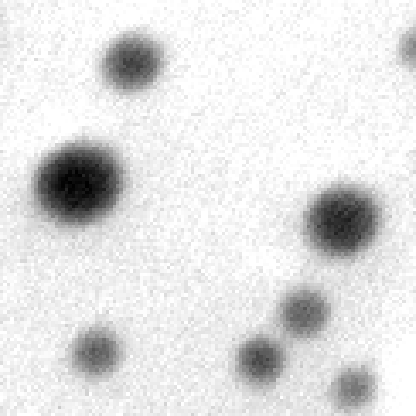
#> input picture Week_04/assignments/raw_data/11500X01.png, 416 x 416 px; its folder holds only this picture in this run
$ jupyter execute --allow-errors assignment_04_combined.ipynb   (older library calls are emulated)
#> lines starting #> are read from the running program, lines starting #| are printed output that depends on the picture; after the words box and inside, x2 and y2 are one past the last pixel; in counts of white or black regions, pixels touching at a corner belong together
<a href="https://colab.research.google.com/github/NU-MSE-LECTURES/465-WINTER2026/blob/main/Week_04/assignments/assignment_04_combined.ipynb" target="_parent"></a>

# MAT_SCI 465: Advanced Electron Microscopy & Diffraction
## Week 03 & 04 Combined Assignment
**Classical, ML, and Deep Learning Approaches to Microscopy Analysis**

**Dataset:** DOPAD (Dataset Of nanoPArticle Detection) - TEM nanoparticle images for detection and classification
**Dataset Source:** https://dopad.github.io/

## Objective
Compare classical computer vision, machine learning, and deep learning approaches on the same electron microscopy dataset. Progress from traditional image processing through supervised and unsupervised learning to modern deep learning, enabling direct quantitative comparison of all methods.

## Task 1 · Classical Image Analysis Pipeline
- [ ] Apply noise reduction (Gaussian, median, or FFT filtering) and compute signal-to-noise ratio before and after using $SNR = u / igma$.
- [ ] Enhance contrast via histogram equalization or CLAHE (clip limit 0.01-0.03).
- [ ] Segment features using Otsu thresholding followed by Watershed to separate touching particles.
- [ ] Quantify morphology with `regionprops` (area, diameter, eccentricity, solidity) and export measurements to `classical_results.csv`.
- [ ] Create a four-panel figure: raw image, filtered/enhanced result, segmented labels, particle size distribution.

[cell 1]
# Task 1 setup: imports and data loading
from pathlib import Path
import numpy as np
import pandas as pd
from skimage import exposure, filters, measure, morphology, segmentation
from skimage.io import imread
from scipy import fft
import matplotlib.pyplot as plt
import os
from tqdm import tqdm
import warnings
warnings.filterwarnings('ignore')

from skimage import exposure, filters, measure, morphology, segmentation
from skimage.io import imread
from skimage.feature import canny, local_binary_pattern
from scipy import ndimage

from sklearn import metrics
from sklearn.cluster import KMeans
from sklearn.decomposition import PCA
from sklearn.ensemble import RandomForestClassifier
from sklearn.metrics import confusion_matrix, silhouette_score, f1_score, precision_score, recall_score
from sklearn.model_selection import train_test_split
from sklearn.preprocessing import StandardScaler
from sklearn.svm import SVC

import tensorflow as tf
from tensorflow import keras
from tensorflow.keras import layers, models
from tensorflow.keras.preprocessing.image import ImageDataGenerator

print('All imports successful!')
print(f'TensorFlow version: {tf.__version__}')

# DOPAD dataset: download from https://dopad.github.io/docs/download/
# After extraction, adjust IMAGE_DIR to your local path

# Use absolute path to ensure it works regardless of kernel working directory
IMAGE_DIR = Path('/Users/ginocangialosi/Documents/MSE 465/MATSCI465_GinoCangialosi/Week_04/assignments/raw_data')
notebook_dir = Path.cwd()
OUTPUT_DIR = notebook_dir
print(f"Current working directory: {os.getcwd()}")
print(f"IMAGE_DIR: {IMAGE_DIR}")
print(f"IMAGE_DIR exists: {IMAGE_DIR.exists()}")

# Example: load a TEM image from DOPAD
# For PNG/standard formats:
if IMAGE_DIR.exists():
    sample_images = sorted(list(IMAGE_DIR.glob('*.png')) + list(IMAGE_DIR.glob('*.tif')))
    if sample_images:
        raw_image = imread(str(sample_images[0]))
#> raw_image is the input picture: shape (416, 416, 4); mean R, G, B, A 224.9, 224.9, 224.9, 255
        print(f"Loaded: {sample_images[0].name}, Shape: {raw_image.shape}")
#| Loaded: 11500X01.png, Shape: (416, 416, 4)
        print(f"Total images available: {len(sample_images)}")
    else:
        print("No images found in DOPAD directory")
else:
    raw_image = None
    print("IMAGE_DIR path not found. Please download DOPAD dataset and update path.")

image_files = sorted(list(IMAGE_DIR.glob('*.png')))
# Load sample image for classical analysis
raw_image = imread(str(image_files[0]))

# Convert RGBA to grayscale if needed
if len(raw_image.shape) == 3:
    raw_image = raw_image[:, :, 0] if raw_image.shape[2] >= 3 else np.mean(raw_image, axis=2)
#> raw_image: shape (416, 416)

# Normalize to [0, 1]
raw_image = raw_image.astype(np.float32) / 255.0

print(f"Loaded image from: {image_files[0].name}")
print(f"Image shape: {raw_image.shape}")
#| Image shape: (416, 416)
print(f"Image dtype: {raw_image.dtype}")
#| Image dtype: float32
print(f"Image min/max: {raw_image.min():.4f} / {raw_image.max():.4f}")
#| Image min/max: 0.0000 / 1.0000

[cell 2]
# Task 1 processing: filtering, enhancement, segmentation, quantification
# HINTS for Task 1:
# 1. Filtering: Use filters.median() or filters.gaussian() from skimage.filters
def compute_snr(image: np.ndarray) -> float:
    signal = np.mean(image)
#> signal = 0.882
    noise = np.std(image)
#> noise = 0.182
    return float(signal / noise) if noise else np.inf

#    Compare SNR before and after filtering to see improvement
# Compute SNR before filtering
snr_before = compute_snr(raw_image)
#> snr_before = 4.85
print(f"SNR before filtering: {snr_before:.4f}")
#| SNR before filtering: 4.8529
# Apply Gaussian filtering
filtered_gaussian = filters.gaussian(raw_image, sigma=1.0)
snr_gaussian = compute_snr(filtered_gaussian)
#> snr_gaussian = 4.9

# Apply median filtering
filtered_median = filters.median(raw_image, footprint=morphology.disk(3))
snr_median = compute_snr(filtered_median)
#> snr_median = 4.89

# Apply Gaussian blur for edge-preserving effect
filtered_bilateral = filters.gaussian(raw_image, sigma=0.5)
snr_bilateral = compute_snr(filtered_bilateral)
#> snr_bilateral = 4.87

print(f"SNR after Gaussian filtering: {snr_gaussian:.4f}")
#| SNR after Gaussian filtering: 4.8994
print(f"SNR after Median filtering: {snr_median:.4f}")
#| SNR after Median filtering: 4.8865
print(f"SNR after Light Gaussian filtering: {snr_bilateral:.4f}")
#| SNR after Light Gaussian filtering: 4.8707

# Use median for best edge preservation
filtered_image = filtered_median

# 2. Enhancement: Use exposure.equalize_adapthist() with clip_limit around 0.025
# Task 1: Contrast Enhancement
enhanced_clahe = exposure.equalize_adapthist(filtered_image, clip_limit=0.025)
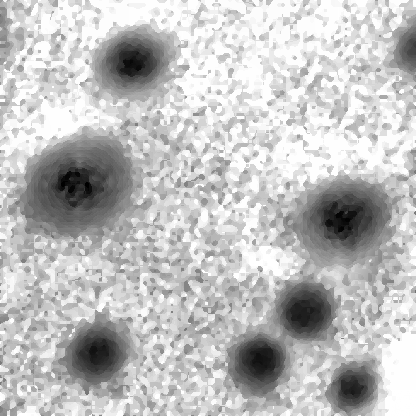
#> enhanced_clahe: shape (416, 416) float32; min 0, max 1, mean 0.751
enhanced_image = enhanced_clahe
print(f"Enhanced image range: [{enhanced_image.min():.3f}, {enhanced_image.max():.3f}]")
#| Enhanced image range: [0.000, 1.000]
#    This will increase contrast without oversaturation


# 3. Segmentation: After Otsu thresholding, use scipy.ndimage.distance_transform_edt()
# Task 1: Segmentation (Otsu + Watershed)
threshold = filters.threshold_otsu(enhanced_image)
#> threshold = 0.639
binary = enhanced_image > threshold
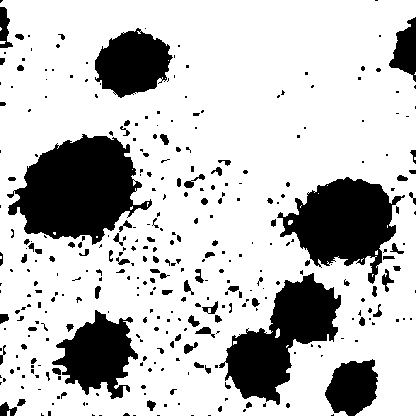
#> binary: shape (416, 416) bool; 76.2% white; 346 black regions (250 under 20 px), largest, box (x1, y1, x2, y2) and area: (7, 134, 152, 245) 9757, (277, 177, 405, 284) 7214, (219, 273, 341, 405) 7147

binary = morphology.remove_small_objects(binary, min_size=10)
#> binary: shape (416, 416) bool; 76.2% white; 346 black regions (250 under 20 px), largest, box (x1, y1, x2, y2) and area: (7, 134, 152, 245) 9792, (277, 177, 405, 284) 7242, (219, 273, 341, 405) 7154
binary = morphology.remove_small_holes(binary, area_threshold=10)
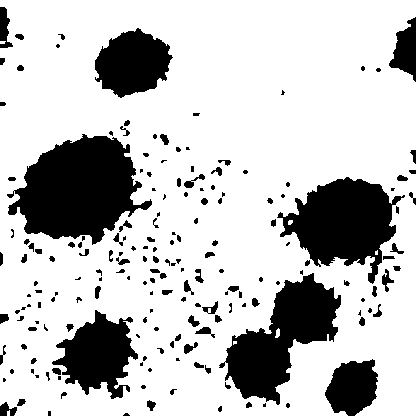
#> binary: shape (416, 416) bool; 76.7% white; 185 black regions (90 under 20 px), largest, box (x1, y1, x2, y2) and area: (7, 134, 152, 245) 9789, (277, 177, 405, 284) 7239, (219, 273, 341, 405) 7151

# Distance transform for watershed
distance = ndimage.distance_transform_edt(binary)
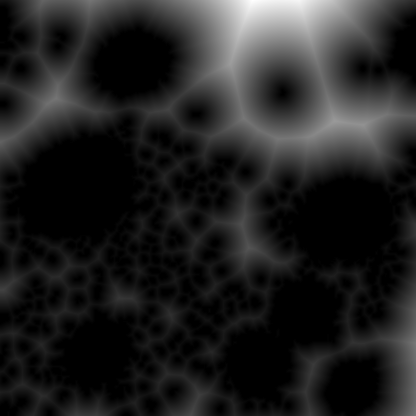
#> distance: shape (416, 416) float64; min 0, max 94.87, mean 12.7; drawn with min black and max white
#    to find marker positions for Watershed
# Find peaks for watershed markers
coords = ndimage.label(binary)[0]
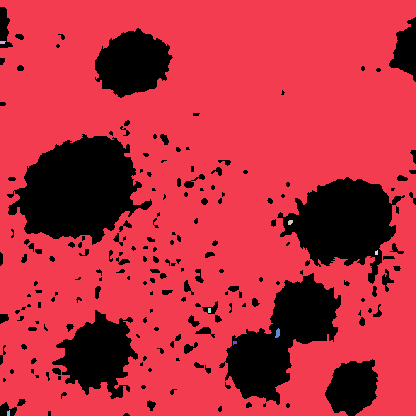
#> coords: shape (416, 416) int32; 9 distinct labels, from 0 to 8; one colour per label, 0 black
local_maxima = morphology.local_maxima(distance, indices=False)
#> local_maxima: shape (416, 416) bool; 0.28% white in thin lines or dots
markers, _ = ndimage.label(local_maxima)
#> markers: shape (416, 416) int32; 392 distinct labels, from 0 to 391

# Apply watershed
labels = segmentation.watershed(-distance, markers=markers, mask=binary)
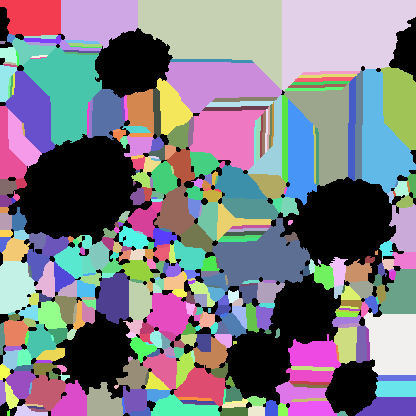
#> labels: shape (416, 416) int32; 392 distinct labels, from 0 to 391; one colour per label, 0 black

print(f"Otsu threshold: {threshold:.4f}")
#| Otsu threshold: 0.6387
print(f"Number of particles detected: {labels.max()}")
#| Number of particles detected: 391

# 4. Regionprops: Pass intensity_image parameter to get min/max/mean intensity
# Task 1: Morphological Analysis
regions = measure.regionprops(labels, intensity_image=enhanced_image)
#> regions = 391 regions; largest, box (x1, y1, x2, y2) and area: (282, 0, 416, 91) 8712, (138, 0, 282, 90) 8318, (23, 47, 102, 146) 4386, (165, 62, 282, 113) 3844, (212, 218, 311, 287) 3786

# Build measurements dataframe
measurements_list = []
for region in regions:
    measurements_list.append({
        'label': region.label,
        'area': region.area,
        'perimeter': region.perimeter,
        'eccentricity': region.eccentricity,
        'solidity': region.solidity,
        'equivalent_diameter': region.equivalent_diameter,
        'centroid_x': region.centroid[1],
        'centroid_y': region.centroid[0],
        'min_intensity': region.min_intensity,
        'max_intensity': region.max_intensity,
        'mean_intensity': region.mean_intensity
    })
#> after the loop, measurements_list = 391 items

measurements = pd.DataFrame(measurements_list)
#> measurements = table of 391 rows and 11 columns
print(f"Total particles: {len(measurements)}")
#| Total particles: 391
print(measurements.describe())
#> (printed output is left out)
#    Example: measure.regionprops(labels, intensity_image=enhanced_image)


# 5. Export: Use pd.DataFrame.to_csv() to save measurements
#measurements.to_csv('classical_results.csv', index=False)

# Filtering hint: Try median filter for salt-and-pepper noise
# filtered_image = filters.median(raw_image, footprint=morphology.disk(3))
#filtered_image = None

# Enhancement hint: CLAHE improves local contrast
# enhanced_image = exposure.equalize_adapthist(filtered_image, clip_limit=0.025)
#enhanced_image = None

# Segmentation hint: Use Otsu's threshold followed by watershed
# threshold = filters.threshold_otsu(enhanced_image)
# binary = enhanced_image > threshold
# Then use distance transform + watershed to separate particles
#labels = None

# Morphology hint: Extract area, perimeter, eccentricity, solidity, equivalent_diameter
# Store in a DataFrame, then save with measurements.to_csv()
#measurements = pd.DataFrame()
#measurements.to_csv('classical_results.csv', index=False)

# Visualization hint: Create 2x2 subplot figure with:
# [Raw image] [Enhanced/Filtered]
# [Segmented labels] [Size distribution histogram]
# Use imshow() for images and hist() for distribution
import matplotlib.pyplot as plt
from matplotlib.gridspec import GridSpec
# Task 1: Visualization - Four-Panel Figure
fig = plt.figure(figsize=(14, 12))
gs = GridSpec(2, 2, figure=fig, hspace=0.3, wspace=0.3)

# Panel 1: Raw Image
ax1 = fig.add_subplot(gs[0, 0])
im1 = ax1.imshow(raw_image, cmap='gray')
ax1.set_title('1. Raw Image', fontsize=12, fontweight='bold')
ax1.set_xlabel('Pixels')
ax1.set_ylabel('Pixels')
plt.colorbar(im1, ax=ax1, label='Intensity')

# Panel 2: Filtered and Enhanced
ax2 = fig.add_subplot(gs[0, 1])
im2 = ax2.imshow(enhanced_image, cmap='gray')
ax2.set_title('2. Filtered & Enhanced (CLAHE)', fontsize=12, fontweight='bold')
ax2.set_xlabel('Pixels')
ax2.set_ylabel('Pixels')
plt.colorbar(im2, ax=ax2, label='Intensity')

# Panel 3: Segmented Labels
ax3 = fig.add_subplot(gs[1, 0])
im3 = ax3.imshow(labels, cmap='nipy_spectral')
ax3.set_title(f'3. Segmented Particles (n={labels.max()})', fontsize=12, fontweight='bold')
ax3.set_xlabel('Pixels')
ax3.set_ylabel('Pixels')
plt.colorbar(im3, ax=ax3, label='Particle ID')

# Panel 4: Particle Size Distribution
ax4 = fig.add_subplot(gs[1, 1])
ax4.hist(measurements['equivalent_diameter'], bins=30, color='steelblue', edgecolor='black', alpha=0.7)
ax4.set_xlabel('Equivalent Diameter (pixels)', fontsize=11)
ax4.set_ylabel('Frequency', fontsize=11)
ax4.set_title('4. Particle Size Distribution', fontsize=12, fontweight='bold')
ax4.grid(alpha=0.3)

plt.suptitle('Task 1: Classical Image Analysis Pipeline', fontsize=14, fontweight='bold', y=0.995)
plt.savefig(OUTPUT_DIR / 'classical_pipeline_figure.png', dpi=150, bbox_inches='tight')
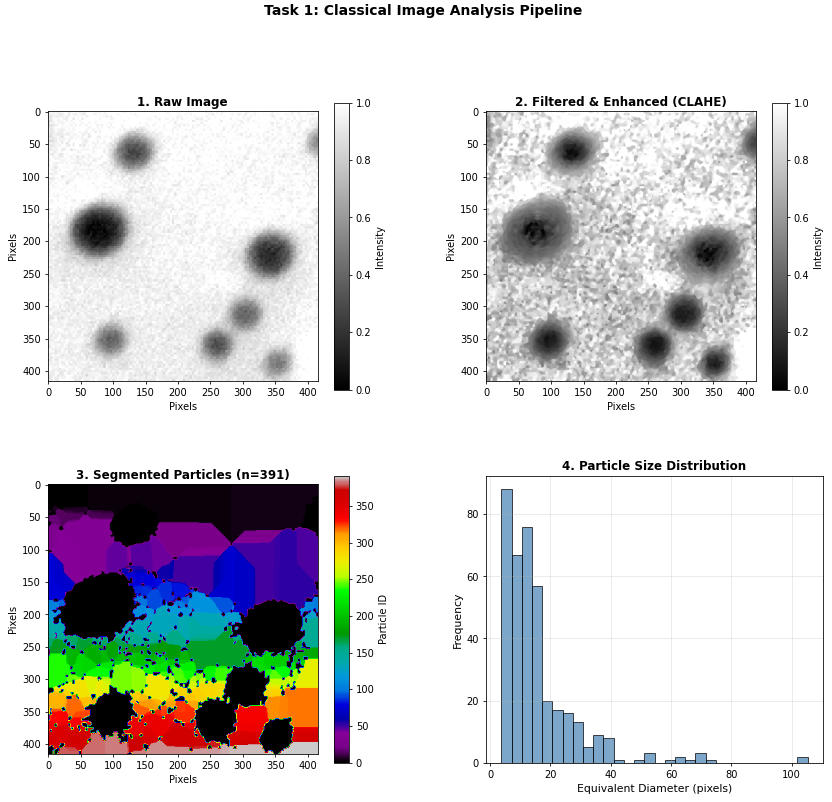
#> figure drawn by matplotlib, 7 panels; panel 7: tallest bar 88 high, from x = 3.74 to 7.13
print("Saved: classical_pipeline_figure.png")
plt.show()

# Export classical results
measurements.to_csv(OUTPUT_DIR / 'classical_results.csv', index=False)
print(f"Exported classical results to classical_results.csv")

## Task 2 · Machine Learning Approaches
- [ ] Extract hand-crafted features: edges (Canny or Sobel), blobs (LoG), textures (LBP or GLCM) to build a feature matrix with at least 10 descriptors per region.
- [ ] Perform feature selection using Random Forest importance or correlation analysis; retain the top 5-7 discriminative features.
- [ ] Supervised: label data into two or more classes (≥50 samples), train SVM and Random Forest, then report precision, recall, F1-score, and confusion matrices.
- [ ] Unsupervised: run k-Means (k ∈ {3, 5, 7}) and visualize using PCA or t-SNE; compute silhouette scores.
- [ ] Compare ML outputs with classical segmentation regarding particle counts, accuracy, and runtime; export to `ml_results.csv`.

[cell 3]
# Task 2: feature extraction and ML pipelines
from skimage.feature import canny, local_binary_pattern
from sklearn import metrics
from sklearn.cluster import KMeans
from sklearn.decomposition import PCA
from sklearn.ensemble import RandomForestClassifier
from sklearn.manifold import TSNE
from sklearn.metrics import classification_report, confusion_matrix, silhouette_score
from sklearn.model_selection import train_test_split
from sklearn.preprocessing import StandardScaler
from sklearn.svm import SVC

# HINTS for Task 2:
# 1. Feature extraction: For each detected region, compute:
#    - Area, perimeter, equivalent diameter, eccentricity, solidity (from regionprops)
def extract_region_features(region, image):
    """Extract 10+ hand-crafted features from a region"""
    region_slice = image[region.bbox[0]:region.bbox[2], region.bbox[1]:region.bbox[3]]
    region_mask = region.image

    # Morphological features
    area = region.area
    perimeter = region.perimeter
    eccentricity = region.eccentricity
    solidity = region.solidity
    equiv_diameter = region.equivalent_diameter

#    - Mean and std intensity (intensity-based features)
    # Intensity features
    mean_intensity = region.mean_intensity
    std_intensity = np.std(region_slice[region_mask])

#    - Edge features: number of edges detected by Canny filter
    # Edge features (Canny)
    edges = canny(region_slice)
    edge_ratio = np.sum(edges) / area if area > 0 else 0

#    - Texture: Local Binary Pattern variance
    # Texture features (LBP)
    lbp = local_binary_pattern(region_slice, P=8, R=1, method='uniform')
    lbp_var = np.var(lbp[region_mask]) if region_mask.sum() > 0 else 0

#    - Circularity = 4*pi*area / perimeter^2
    # Circularity
    circularity = 4 * np.pi * area / (perimeter ** 2) if perimeter > 0 else 0

    # Compactness
    compactness = perimeter ** 2 / area if area > 0 else 0

    return {
        'area': area,
        'perimeter': perimeter,
        'eccentricity': eccentricity,
        'solidity': solidity,
        'equiv_diameter': equiv_diameter,
        'mean_intensity': mean_intensity,
        'std_intensity': std_intensity,
        'edge_ratio': edge_ratio,
        'lbp_variance': lbp_var,
        'circularity': circularity,
        'compactness': compactness
    }

print("Feature extraction function defined")
#    - Total: 10+ features per region
#

# Task 2: Extract Features from Multiple Images (using a subset for speed)
print("Extracting features from images...")
all_features = []
all_labels = []

for idx, img_file in enumerate(tqdm(image_files[:50])):  # Use first 50 for faster computation
    try:
        img = imread(str(img_file))
        if len(img.shape) == 3:
            img = img[:, :, 0] if img.shape[2] >= 3 else np.mean(img, axis=2)

        # Normalize
        img = img.astype(np.float32) / 255.0

        # Apply filtering and enhancement
        img_filtered = filters.median(img, footprint=morphology.disk(3))
        img_enhanced = exposure.equalize_adapthist(img_filtered, clip_limit=0.025)

        # Segment
        threshold = filters.threshold_otsu(img_enhanced)
        binary = img_enhanced > threshold
        binary = morphology.remove_small_objects(binary, min_size=10)

        distance = ndimage.distance_transform_edt(binary)
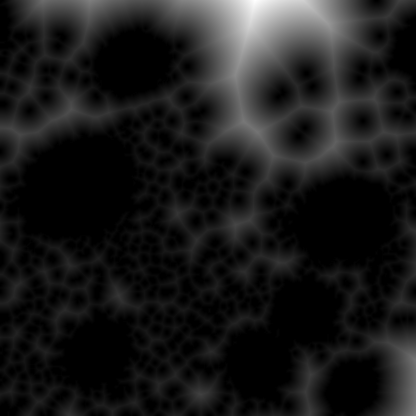
#> distance: shape (416, 416) float64; min 0, max 87.66, mean 9.2; drawn with min black and max white
        local_maxima = morphology.local_maxima(distance, indices=False)
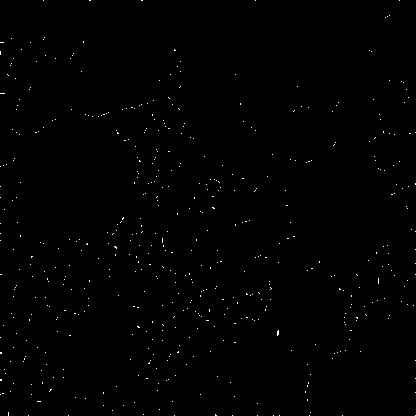
#> local_maxima: shape (416, 416) bool; 0.4% white in thin lines or dots
        markers, _ = ndimage.label(local_maxima)
#> markers: shape (416, 416) int32; 550 distinct labels, from 0 to 549
        labels_img = segmentation.watershed(-distance, markers=markers, mask=binary)
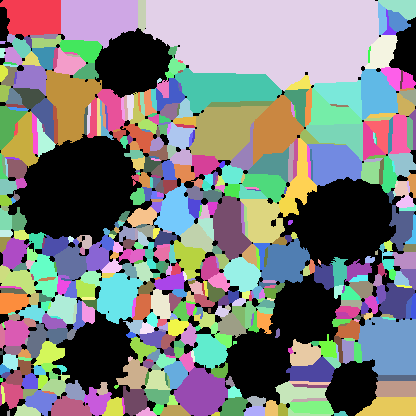
#> labels_img: shape (416, 416) int32; 550 distinct labels, from 0 to 549; one colour per label, 0 black

        # Extract features for each region
        regions = measure.regionprops(labels_img, intensity_image=img_enhanced)
#> regions = 549 regions; largest, box (x1, y1, x2, y2) and area: (143, 0, 379, 91) 16420, (61, 0, 138, 49) 2969, (358, 316, 416, 375) 2872, (175, 68, 282, 113) 2869, (189, 106, 269, 161) 2824
        for region in regions:
            if region.area > 5:
                features = extract_region_features(region, img_enhanced)
                all_features.append(features)
                all_labels.append(idx)
#> this loop made 549 passes
#> (area in extract_region_features, perimeter in extract_region_features, eccentricity in extract_region_features, solidity in extract_region_features, equiv_diameter in extract_region_features, mean_intensity in extract_region_features, std_intensity in extract_region_features, edge_ratio in extract_region_features) on passes 1 to 7: (1890, 187.7, 0.773, 0.931, 49.06, 0.866, 0.108, 0.222), (2969, 238.4, 0.84, 0.917, 61.48, 0.931, 0.0889, 0.188), (238, 72.49, 0.965, 0.992, 17.41, 0.929, 0.106, 0.0252), (16420, 642.4, 0.934, 0.926, 144.6, 0.919, 0.0887, 0.247), (486, 99.7, 0.897, 0.924, 24.88, 0.862, 0.111, 0.278), (318, 73.36, 0.742, 0.919, 20.12, 0.825, 0.127, 0.324), (111, 66.8, 0.929, 0.496, 11.89, 0.799, 0.108, 0.694)
#> (the rest of the program and of its run is left out)
